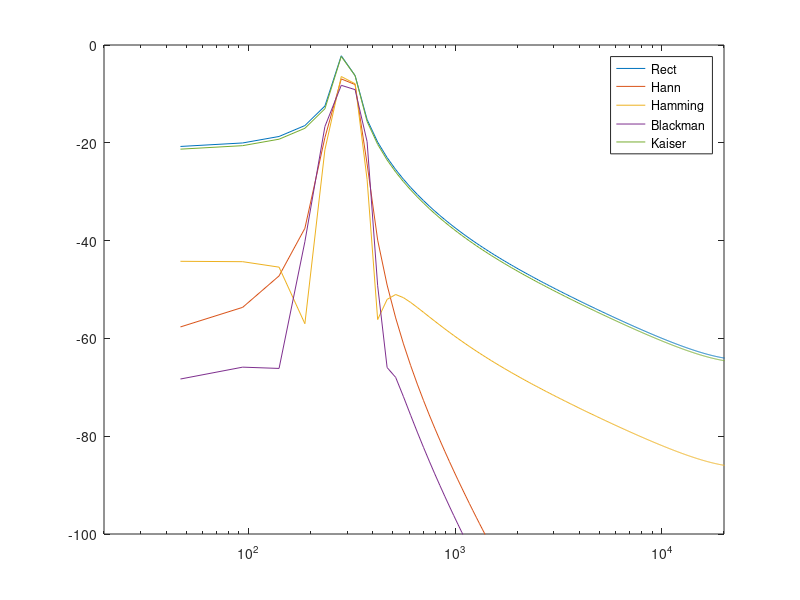
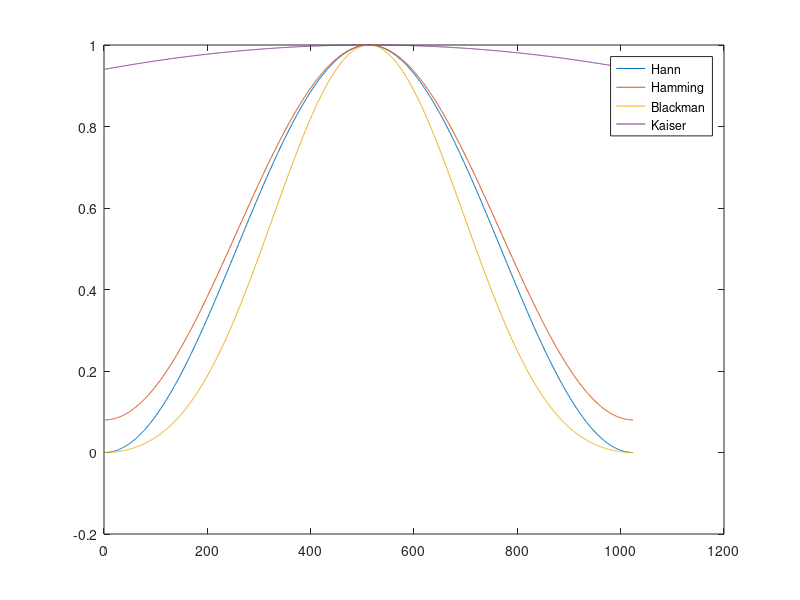

Recreate these plots in MATLAB, in order.
% windowFunctions.m
close all; clear; clc;

N = 1024; % FFT size
Fs = 48000; Ts = 1/Fs;
f = 300;
t = [0:N-1].'*Ts;
x = sin(2*pi*f*t);
plot(x);

% Not using a window function

X = (1/(N/2)) * fft(x);
X = X(1:N/2,1);
k = [0:(N/2) - 1];
freq = k * (Fs/N);

% Spectrum of the sine wave
semilogx(freq,20*log10(abs(X))); axis([20 20000 -50 0]);
hold on;

% Hanning window
xHann = x .* hann(N);
% figure; plot(xHann);
X = (1/(N/2)) * fft(xHann);
X = X(1:N/2,1);

semilogx(freq,20*log10(abs(X))); axis([20 20000 -100 0]);

% Hamming window
xHamm = x .* hamming(N);
% figure; plot(xHann);
X = (1/(N/2)) * fft(xHamm);
X = X(1:N/2,1);

semilogx(freq,20*log10(abs(X))); axis([20 20000 -100 0]);

% Blackman window
xB = x .* blackman(N);
% figure; plot(xHann);
X = (1/(N/2)) * fft(xB);
X = X(1:N/2,1);

semilogx(freq,20*log10(abs(X))); axis([20 20000 -100 0]);

% Kaiser window
xK = x .* kaiser(N);
% figure; plot(xHann);
X = (1/(N/2)) * fft(xK);
X = X(1:N/2,1);

semilogx(freq,20*log10(abs(X))); axis([20 20000 -100 0]);

legend('Rect','Hann','Hamming','Blackman','Kaiser');

figure;
plot(hann(N)); hold on;
plot(hamming(N));
plot(blackman(N));
plot(kaiser(N)); hold off;
legend('Hann','Hamming','Blackman','Kaiser');

